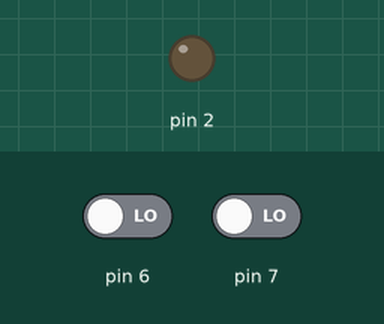
This sketch was run on a simulated Arduino Uno, built with avr-gcc and run on an emulated ATmega328P. Shown: output pins drawn as LEDs (lit = HIGH). The inputs (shaded band) are chosen by the test bench; at power-on: pin 6 LOW, pin 7 LOW.

Above: at 1.2 s.
1.3 s: pin 6 driven HIGH
At 3.9 s:
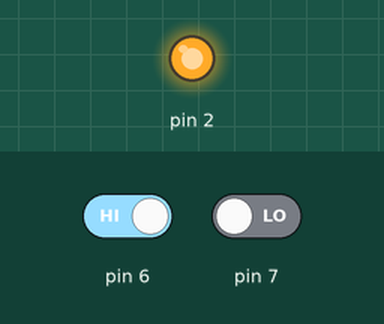
4.3 s: pin 7 driven HIGH
Timing chart, 0 to 7.3 s (numbered marks = the images above; inputs shaded):
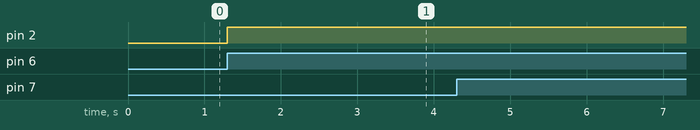

Measured:
- after the input at 1.3 s, pin 2: LOW → HIGH at once

The sketch:

Tilt_Switch.ino
```cpp
void setup(){
  pinMode(2, OUTPUT);
  pinMode(6, INPUT);
  pinMode(7, INPUT);
}

void loop(){
  if (digitalRead(6)==HIGH){
    digitalWrite(2, HIGH);
    delay(1000);
    digitalWrite(2, LOW);
  }
  if (digitalRead(7)==HIGH){
    digitalWrite(2, HIGH);
    delay(2000);
    digitalWrite(2, LOW);
  }
}
```
